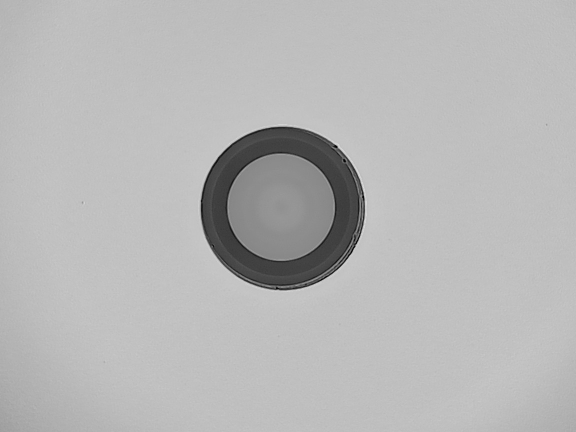
#> input picture current-process/old_version/image_batch/ima18.jpg, 1152 x 864 px (shown at 1/2 size)
$ python -i verdian_cladding.py   (imports and definitions only)
#> lines starting #> are read from the running program, lines starting #| are printed output that depends on the picture; after the words box and inside, x2 and y2 are one past the last pixel; in counts of white or black regions, pixels touching at a corner belong together
"""
Veridian Cladding Detector - v1.0

Detects and isolates the fiber optic cladding (annulus) with sub-pixel accuracy
using a multi-stage geometric fitting pipeline (Canny -> RANSAC -> Levenberg-Marquardt).
This script is designed to be robust against illumination gradients.
"""
import cv2
import numpy as np
from scipy.optimize import least_squares
from skimage.feature import canny

# --- HELPER FUNCTIONS (Identical for both Core and Cladding scripts) ---

def _get_edge_points(image: np.ndarray, sigma: float, low_thresh: float, high_thresh: float) -> np.ndarray:
    """Extracts unbiased edge points using the Canny algorithm."""
    image_float = image.astype(float) / 255.0
    edges = canny(image_float, sigma=sigma, low_threshold=low_thresh, high_threshold=high_thresh)
    points = np.argwhere(edges).astype(float)
    return points[:, ::-1] # Return as (x, y) coordinates

def _generate_ransac_hypothesis(points: np.ndarray) -> (list | None):
    """Generates a robust initial guess via RANSAC and Radial Histogram Voting."""
    best_score = -1
    best_params = None
    num_iterations = 750 # Balanced for speed and robustness

    for _ in range(num_iterations):
        sample_indices = np.random.choice(len(points), 3, replace=False)
        p1, p2, p3 = points[sample_indices]
        D = 2 * (p1[0] * (p2[1] - p3[1]) + p2[0] * (p3[1] - p1[1]) + p3[0] * (p1[1] - p2[1]))
        if abs(D) < 1e-6: continue

        ux = ((p1[0]**2 + p1[1]**2) * (p2[1] - p3[1]) + (p2[0]**2 + p2[1]**2) * (p3[1] - p1[1]) + (p3[0]**2 + p3[1]**2) * (p1[1] - p2[1])) / D
        uy = ((p1[0]**2 + p1[1]**2) * (p3[0] - p2[0]) + (p2[0]**2 + p2[1]**2) * (p1[0] - p3[0]) + (p3[0]**2 + p3[1]**2) * (p2[0] - p1[0])) / D
        center_hypothesis = np.array([ux, uy])

        distances = np.linalg.norm(points - center_hypothesis, axis=1)
        hist, bin_edges = np.histogram(distances, bins=200, range=(0, np.max(distances)))

        peak_indices = np.argsort(hist)[-2:]
        score = np.sum(hist[peak_indices])

        if score > best_score:
            best_score = score
            r1_guess = bin_edges[peak_indices[0]] + (bin_edges[1] - bin_edges[0]) / 2
            r2_guess = bin_edges[peak_indices[1]] + (bin_edges[1] - bin_edges[0]) / 2
            best_params = [ux, uy, min(r1_guess, r2_guess), max(r1_guess, r2_guess)]

    return best_params

def _refine_fit(points: np.ndarray, initial_params: list) -> np.ndarray:
    """Refines the geometric fit using Non-Linear Least Squares."""
    def residuals(params, points):
        cx, cy, r1, r2 = params
        distances = np.linalg.norm(points - np.array([cx, cy]), axis=1)
        return np.minimum(np.abs(distances - r1), np.abs(distances - r2))

    result = least_squares(residuals, initial_params, args=(points,), method='lm', ftol=1e-6)
    return result.x

# --- MAIN PROCESSING FUNCTION ---

def process_image(image: np.ndarray,
                  canny_sigma: float = 1.5,
                  highlight_boundaries: bool = True,
                  crop_output: bool = True) -> np.ndarray:
    """
    Isolates the fiber optic cladding using the Veridian geometric fitting pipeline.

    Args:
        image: Input fiber optic image (color or grayscale).
        canny_sigma: Sigma for Gaussian blur in Canny edge detector. Controls sensitivity.
        highlight_boundaries: If True, draws circles on the cladding boundaries.
        crop_output: If True, crops the output image to the cladding's bounding box.

    Returns:
        An image showing the isolated cladding, cropped and/or highlighted.
    """
    try:
        # 1. Ensure Grayscale for Analysis
        if len(image.shape) == 3:
            gray = cv2.cvtColor(image, cv2.COLOR_BGR2GRAY)
        else:
            gray = image.copy()

        # 2. Extract Edge Points
        edge_points = _get_edge_points(gray, sigma=canny_sigma, low_thresh=0.1, high_thresh=0.3)
        if len(edge_points) < 20:
            print("Warning: Not enough edge points detected. Try adjusting Canny sigma.")
            return image

        # 3. Get Initial Guess via RANSAC
        initial_guess = _generate_ransac_hypothesis(edge_points)
        if initial_guess is None:
            print("Warning: RANSAC could not form a stable hypothesis.")
            return image

        # 4. Refine Fit to Sub-pixel Accuracy
        final_params = _refine_fit(edge_points, initial_guess)
        cx, cy, r1, r2 = final_params
        r_core, r_cladding = min(r1, r2), max(r1, r2)

        # 5. Create Mask using the Equation of a Washer (Annulus)
        h, w = gray.shape
        y_grid, x_grid = np.mgrid[:h, :w]
        dist_sq = (x_grid - cx)**2 + (y_grid - cy)**2

        # Condition: distance squared must be > core radius squared AND <= cladding radius squared
        cladding_mask = ((dist_sq > r_core**2) & (dist_sq <= r_cladding**2)).astype(np.uint8) * 255

        # 6. Isolate the Cladding
        if len(image.shape) == 3:
            cladding_mask_color = cv2.cvtColor(cladding_mask, cv2.COLOR_GRAY2BGR)
            isolated_cladding = cv2.bitwise_and(image, cladding_mask_color)
        else:
            isolated_cladding = cv2.bitwise_and(gray, gray, mask=cladding_mask)

        # 7. Final Touches (Highlighting & Cropping)
        result = isolated_cladding
        if highlight_boundaries:
            if len(result.shape) == 2:
                result = cv2.cvtColor(result, cv2.COLOR_GRAY2BGR)
            # Draw inner (green) and outer (cyan) boundaries
            cv2.circle(result, (int(round(cx)), int(round(cy))), int(round(r_core)), (0, 255, 0), 1)
            cv2.circle(result, (int(round(cx)), int(round(cy))), int(round(r_cladding)), (255, 255, 0), 1)

        if crop_output:
            coords = np.argwhere(cladding_mask > 0)
            if coords.size > 0:
                y_min, x_min = coords.min(axis=0)
                y_max, x_max = coords.max(axis=0)
                result = result[y_min:y_max+1, x_min:x_max+1]

        return result

    except Exception as e:
        print(f"Error in veridian_cladding_detector: {e}")
        return image # Return original image on error

>>> import cv2
>>> picture = cv2.imread('../../../../../../current-process/old_version/image_batch/ima18.jpg')
#> picture is the input picture: shape (864, 1152, 3); min 0, max 239, mean 182.7
>>> result = process_image(picture)
#> in _get_edge_points, `edges = canny(image_float, sigma=sigma, low_threshold=low_thresh, high..`:
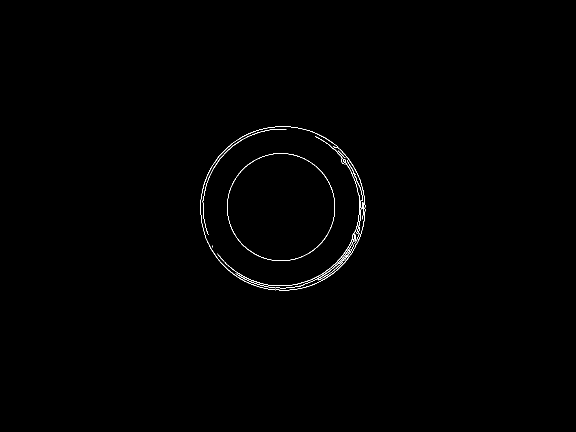
#> edges: shape (864, 1152) bool (shown at 1/2 size); 0.38% white in thin lines or dots, all inside (x1, y1, x2, y2) = (401, 253, 731, 581)
#> in _get_edge_points, `points = np.argwhere(edges).astype(float)`: points = 3779 pairs, first value 253 to 580, second value 401 to 730
#> in process_image, `edge_points = _get_edge_points(gray, sigma=canny_sigma, low_thresh=0.1..`: edge_points = 3779 pairs, first value 401 to 730, second value 253 to 580
#> the loop in _generate_ransac_hypothesis, `for _ in range(num_iterations):` made 750 passes
#> (sample_indices, p1, p2, p3, D, ux, uy, peak_indices) on passes 1, 11, 23: ([502, 2165, 3662], [680, 299], [716, 473], [547, 575], 66156, 564.8, 413.6, [198, 194]), ([154, 3373, 2436], [509, 262], [641, 562], [424, 500], 113832, 565.3, 416.3, [193, 198]), ([2075, 2338, 2068], [713, 464], [487, 491], [723, 463], -88, 1332.7, 6610.3, [191, 190])
#> (D, ux, uy, score, best_score, r1_guess, r2_guess, best_params) on passes 196, 243: (-40, 11454, -520, 1739, 1739, 10844.1, 10788.6, [11454, -520, 10788.6, 10844.1]), (14, -24501.5, 2736.9, 2891, 2891, 25148.7, 25275.4, [-24501.5, 2736.9, 25148.7, 25275.4])
#> after the loop in _generate_ransac_hypothesis, `for _ in range(num_iterations):`: best_score = 2891; r1_guess = 25148.7; r2_guess = 25275.4
#> in process_image, `initial_guess = _generate_ransac_hypothesis(edge_points)`: initial_guess = [-24501.5, 2736.9, 25148.7, 25275.4]
#> in _refine_fit, `result = least_squares(residuals, initial_params, args=(points,), meth..`: result = 12 items
#> in process_image, `final_params = _refine_fit(edge_points, initial_guess)`: final_params = [-2014375.2, 147516.1, 2020214.8, 2020408.3]
#> in process_image, `cx, cy, r1, r2 = final_params`: cx = -2014375.2; cy = 147516.1; r1 = 2020214.8; r2 = 2020408.3
#> in process_image, `r_core, r_cladding = min(r1, r2), max(r1, r2)`: r_core = 2020214.8; r_cladding = 2020408.3
#> in process_image, `dist_sq = (x_grid - cx)**2 + (y_grid - cy)**2`:
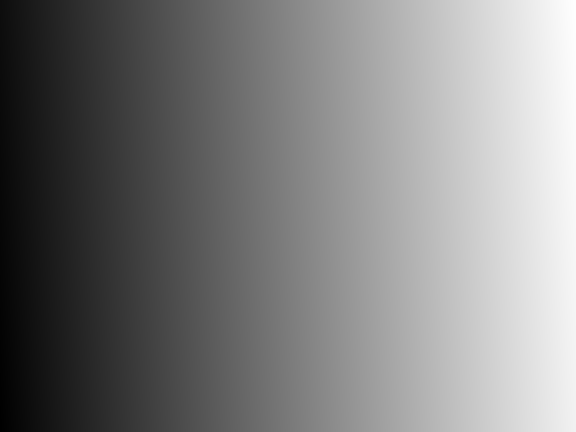
#> dist_sq: shape (864, 1152) float64 (shown at 1/2 size); min 4.08e+12, max 4.08e+12, mean 4.08e+12; drawn with min black and max white
#> in process_image, `cladding_mask = ((dist_sq > r_core**2) & (dist_sq <= r_cladding**2)).a..`:
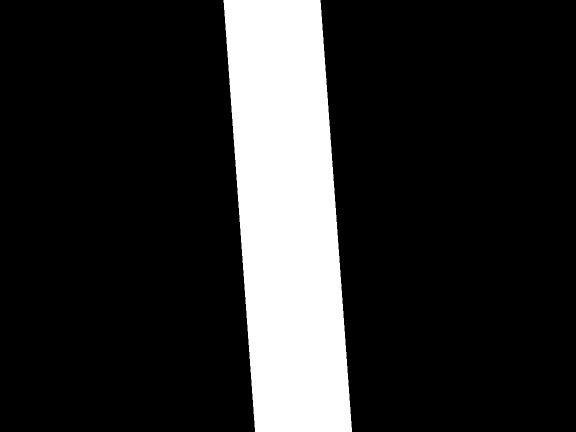
#> cladding_mask: shape (864, 1152) (shown at 1/2 size); 16.8% white; 1 white region, box (x1, y1, x2, y2) and area: (447, 0, 704, 864) 167603
#> in process_image, `isolated_cladding = cv2.bitwise_and(image, cladding_mask_color)`:
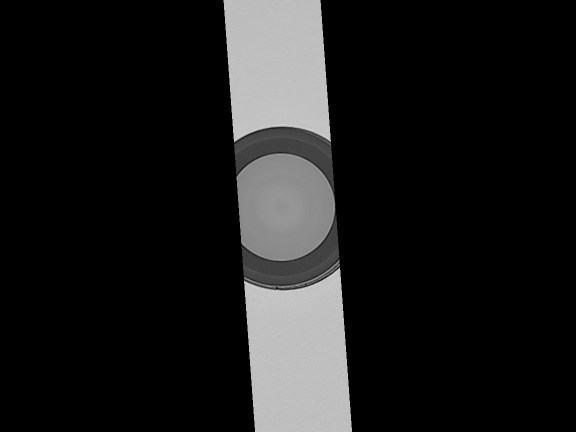
#> isolated_cladding: shape (864, 1152, 3) (shown at 1/2 size); min 0, max 224, mean 27.3
#> in process_image, `cv2.circle(result, (int(round(cx)), int(round(cy))), int(round(r_cladd..`:
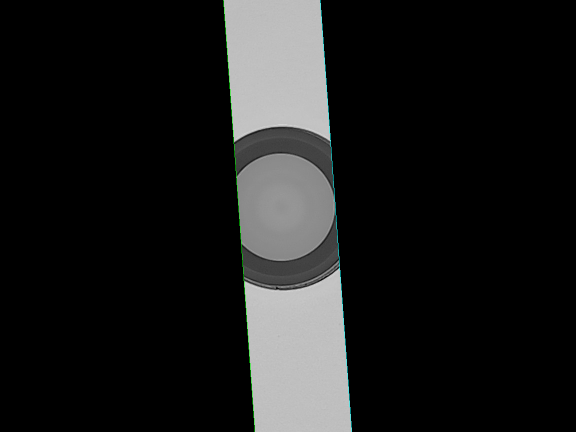
#> result: shape (864, 1152, 3) (shown at 1/2 size); mean B, G, R 27.4, 27.6, 27.1
#> in process_image, `coords = np.argwhere(cladding_mask > 0)`: coords = 167603 pairs, first value 0 to 863, second value 447 to 703
#> in process_image, `y_min, x_min = coords.min(axis=0)`: y_min = 0; x_min = 447
#> in process_image, `y_max, x_max = coords.max(axis=0)`: y_max = 863; x_max = 703
#> in process_image, `result = result[y_min:y_max+1, x_min:x_max+1]`:
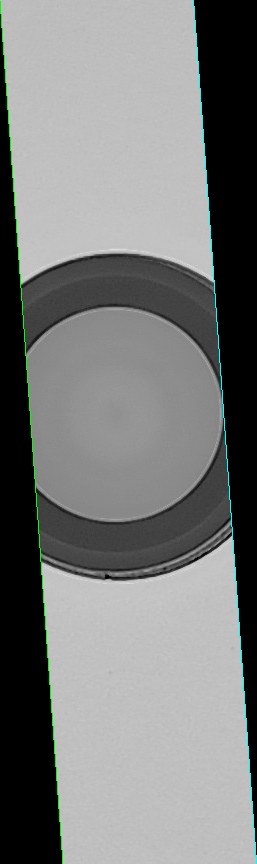
#> result: shape (864, 257, 3); mean B, G, R 122.7, 123.7, 121.7

$ run again, on current-process/old_version/image_batch/ima19.jpg
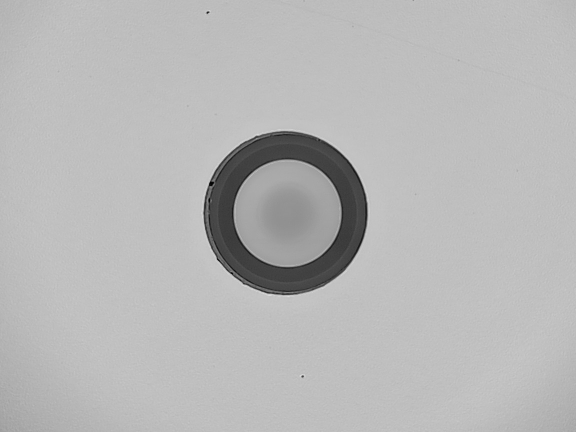
#> input picture current-process/old_version/image_batch/ima19.jpg, 1152 x 864 px (shown at 1/2 size)
#> picture is the input picture: shape (864, 1152, 3); min 0, max 233, mean 183
#> in _get_edge_points, `edges = canny(image_float, sigma=sigma, low_threshold=low_thresh, high..`:
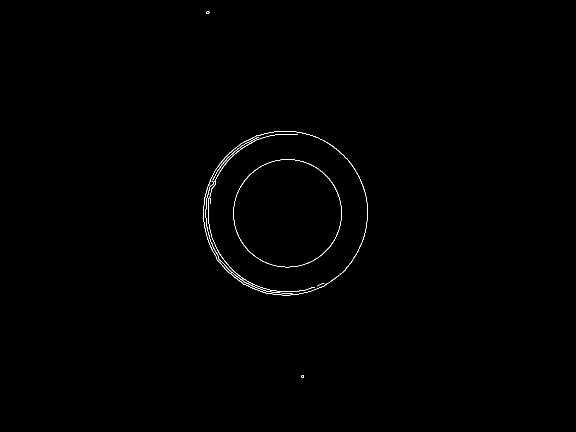
#> edges: shape (864, 1152) bool (shown at 1/2 size); 0.32% white in thin lines or dots, all inside (x1, y1, x2, y2) = (406, 22, 736, 756)
#> points = 3194 pairs, first value 22 to 755, second value 406 to 735
#> edge_points = 3194 pairs, first value 406 to 735, second value 22 to 755
#> the loop in _generate_ransac_hypothesis, `for _ in range(num_iterations):` made 750 passes
#> (sample_indices, p1, p2, p3, D, ux, uy, peak_indices) on passes 1, 2, 3, 13, 20: ([936, 1733, 461], [440, 343], [414, 455], [473, 299], -5104, 620.3, 443.9, [88, 87]), ([148, 2270, 328], [552, 269], [449, 521], [498, 284], 24126, 565.3, 421.5, [73, 74]), ([2378, 915, 2678], [456, 530], [441, 341], [666, 559], 78510, 577.5, 425.3, [72, 73]), ([438, 1032, 1029], [669, 296], [428, 354], [717, 353], -33042, 572.8, 425.8, [72, 74]), ([368, 2869, 2911], [658, 288], [505, 576], [631, 578], -73188, 570.4, 426.1, [73, 75])
#> after the loop in _generate_ransac_hypothesis, `for _ in range(num_iterations):`: best_score = 1570; r1_guess = 159.1; r2_guess = 163.4
#> initial_guess = [570.4, 426.1, 159.1, 163.4]
#> in _refine_fit, `result = least_squares(residuals, initial_params, args=(points,), meth..`: result = 12 items
#> final_params = [574.1, 424.1, 107.7, 165]
#> cx = 574.1; cy = 424.1; r1 = 107.7; r2 = 165
#> r_core = 107.7; r_cladding = 165
#> cladding_mask: shape (864, 1152); 4.9% white; 1 white region, box (x1, y1, x2, y2) and area: (410, 260, 740, 590) 49077
#> coords = 49077 pairs, first value 260 to 589, second value 410 to 739
#> y_min = 260; x_min = 410
#> y_max = 589; x_max = 739
#> in process_image, `result = result[y_min:y_max+1, x_min:x_max+1]`:
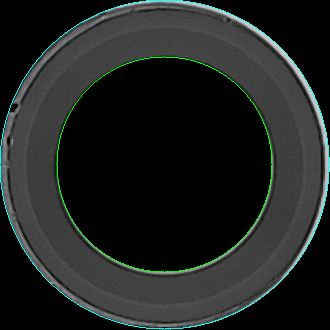
#> result: shape (330, 330, 3); mean B, G, R 33.7, 35.1, 31.5

$ run again, on current-process/old_version/image_batch/img35.jpg
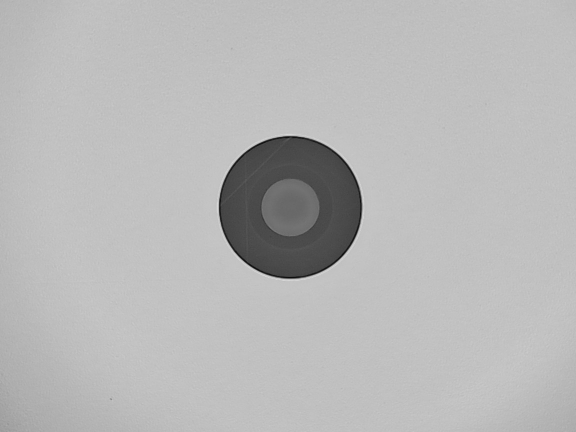
#> input picture current-process/old_version/image_batch/img35.jpg, 1152 x 864 px (shown at 1/2 size)
#> picture is the input picture: shape (864, 1152, 3); min 7, max 238, mean 183.8
#> in _get_edge_points, `edges = canny(image_float, sigma=sigma, low_threshold=low_thresh, high..`:
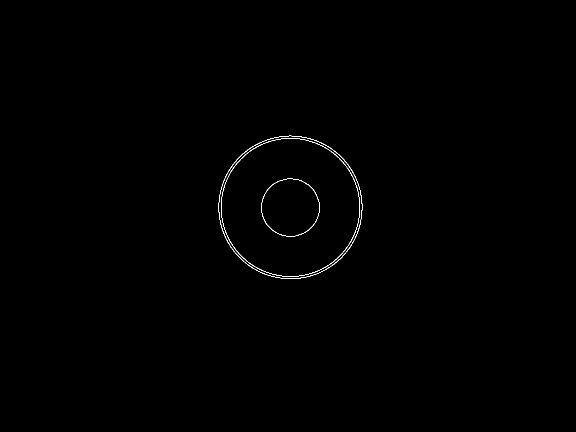
#> edges: shape (864, 1152) bool (shown at 1/2 size); 0.25% white in thin lines or dots, all inside (x1, y1, x2, y2) = (437, 271, 725, 558)
#> points = 2440 pairs, first value 271 to 557, second value 437 to 724
#> edge_points = 2440 pairs, first value 437 to 724, second value 271 to 557
#> the loop in _generate_ransac_hypothesis, `for _ in range(num_iterations):` made 750 passes
#> (sample_indices, p1, p2, p3, D, ux, uy, peak_indices) on pass 1: ([1782, 1500, 949], [696, 491], [621, 456], [448, 375], 40, 46421, -97589, [74, 199])
#> after the loop in _generate_ransac_hypothesis, `for _ in range(num_iterations):`: best_score = 2440; r1_guess = 40355.7; r2_guess = 108066.7
#> initial_guess = [46421, -97589, 40355.7, 108066.7]
#> in _refine_fit, `result = least_squares(residuals, initial_params, args=(points,), meth..`: result = 12 items
#> final_params = [580.8, 414.3, 40355.7, 126.5]
#> cx = 580.8; cy = 414.3; r1 = 40355.7; r2 = 126.5
#> r_cladding = 40355.7
#> cladding_mask: shape (864, 1152); 95% white; 1 black region, box (x1, y1, x2, y2) and area: (455, 288, 708, 541) 50251
#> in process_image, `cv2.circle(result, (int(round(cx)), int(round(cy))), int(round(r_core)..`:
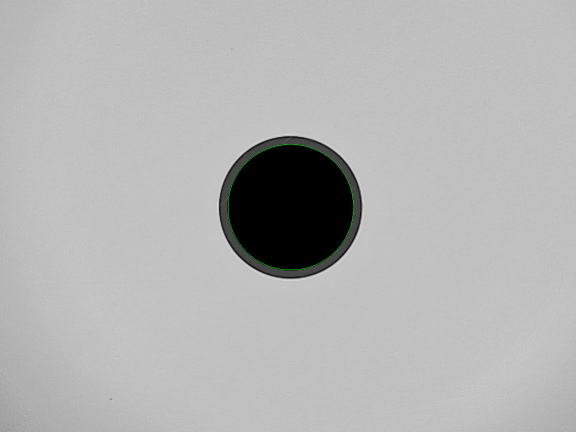
#> result: shape (864, 1152, 3) (shown at 1/2 size); mean B, G, R 179.6, 179.8, 179.6
#> coords = 945077 pairs, first value 0 to 863, second value 0 to 1151
#> y_min = 0
#> y_max = 863; x_max = 1151
